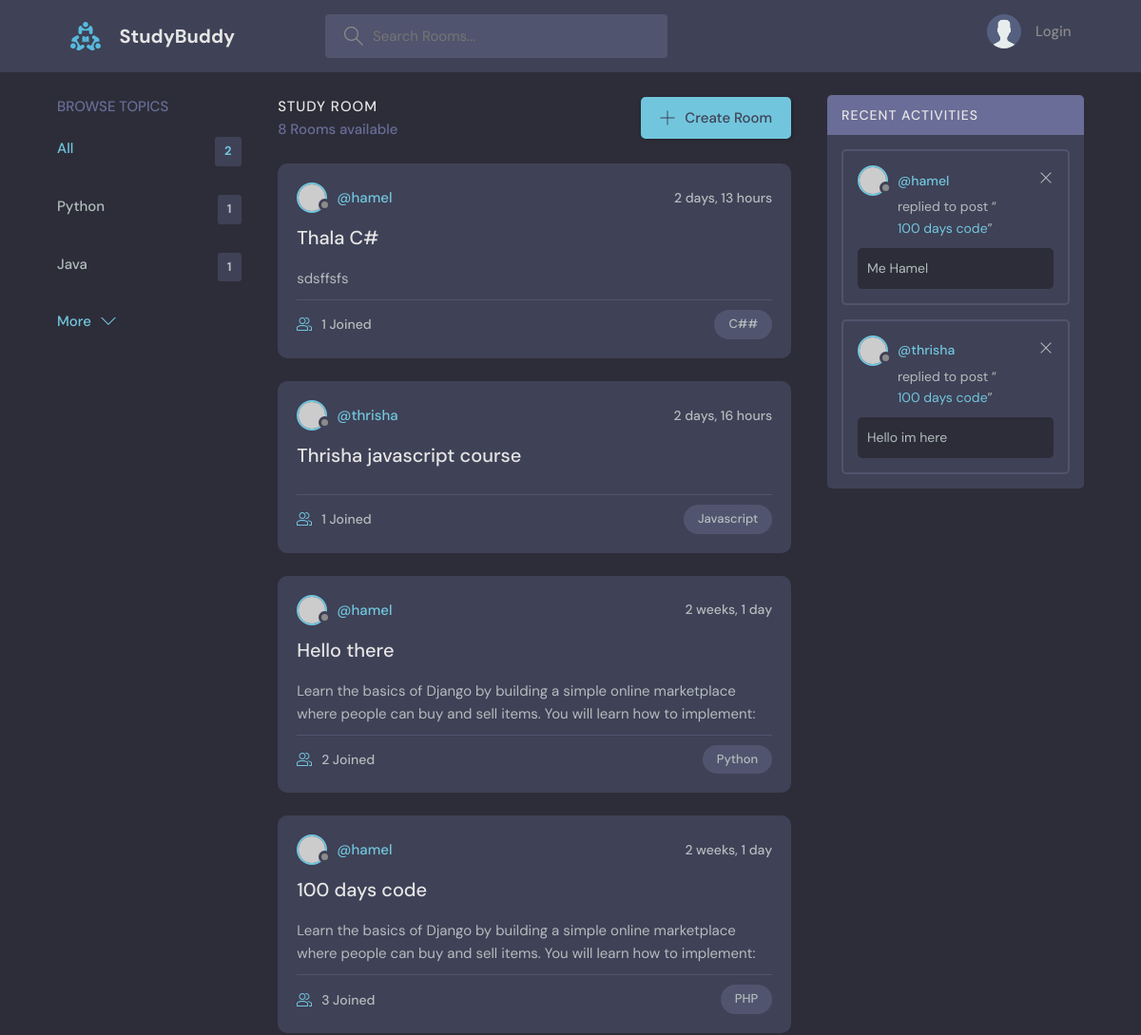
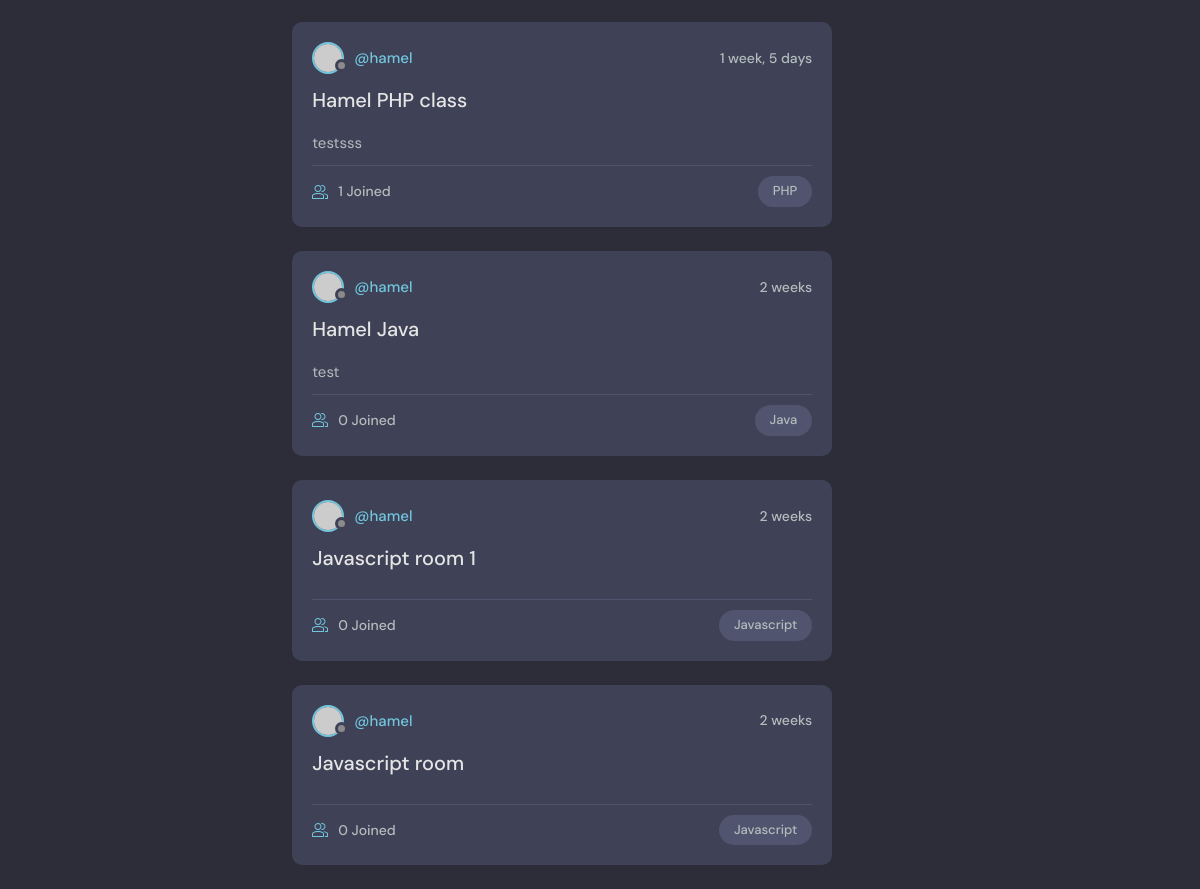
The page / on the database its author committed (2 pictures, top to bottom).
### base/models.py (models this page shows, shortened)
class Topic(models.Model):
    name = models.CharField(max_length=200)

class Room(models.Model):
    host = models.ForeignKey(User, on_delete=models.SET_NULL, null=True)
    topic = models.ForeignKey(Topic, on_delete=models.SET_NULL, null=True)
    name = models.CharField(max_length=200)
    description = models.TextField(null=True, blank=True)
    participants = models.ManyToManyField(User, related_name='participants', blank=True)
    updated = models.DateTimeField(auto_now=True)
    created = models.DateTimeField(auto_now_add=True)
    class Meta:
        ordering = ['-updated']
    def __str__(self):
        return self.name

class Message(models.Model):
    user = models.ForeignKey(User, on_delete=models.CASCADE)
    room = models.ForeignKey(Room, on_delete=models.CASCADE)
    body = models.TextField()
    updated = models.DateTimeField(auto_now=True)
    create = models.DateTimeField(auto_now_add=True)

### base/views.py (the view)
# urls.py: path('', views.home, name="home"),
def home(request):
    q = request.GET.get('q') if request.GET.get('q') != None else ''
    rooms = Room.objects.filter(
        Q(topic__name__icontains=q) |
        Q(name__icontains=q) |
        Q(description__icontains=q)
        )
    topics = Topic.objects.all()[0:2]
    room_count = rooms.count()
    room_messages = Message.objects.all()
    context = {'rooms': rooms , 'topics': topics, 'room_count':room_count, 'room_messages': room_messages }
    return render(request, 'base/home.html', context)

### base/templates/base/home.html (shortened to what this page needs)
{% extends 'main.html' %}
{% block content %}
<main class="layout layout--3">
    <div class="container">
    {% include 'base/components/topics.html' %}
    <div class="roomList">
        <div class="roomList__header">
        <div>
            <h2>Study Room</h2>
            <p>{{ room_count }} Rooms available</p>
        </div>
        <a class="btn btn--main" href="{% url 'create-room' %}">
            <svg version="1.1" xmlns="http://www.w3.org/2000/svg" width="32" height="32" viewBox="0 0 32 32">
            <title>add</title>
            <path
                d="M16.943 0.943h-1.885v14.115h-14.115v1.885h14.115v14.115h1.885v-14.115h14.115v-1.885h-14.115v-14.115z"
            ></path>
            </svg>
            Create Room
        </a>
        </div>
        {% include 'base/components/feed.html' %}
    </div>
    {% include 'base/components/activities.html' %}
    </div>
</main>
{% endblock content %}

### base/templates/base/components/topics.html
<div class="topics">
    <div class="topics__header">
    <h2>Browse Topics</h2>
    </div>
    <ul class="topics__list">
    <li>
        <a href="{% url 'home' %}" class="active">All <span>{{ topics.count }}</span></a>
    </li>
    {% for topic in topics %}
    <li>
        <a href="{% url 'home' %}?q={{ topic.name }}">{{ topic.name }} <span>{{ topic.room_set.all.count }}</span></a>
    </li>
    {% endfor %}
    </ul>
    <a class="btn btn--link" href="{% url 'topics' %}">
    More
    <svg version="1.1" xmlns="http://www.w3.org/2000/svg" width="32" height="32" viewBox="0 0 32 32">
        <title>chevron-down</title>
        <path d="M16 21l-13-13h-3l16 16 16-16h-3l-13 13z"></path>
    </svg>
    </a>
</div>

### base/templates/base/components/feed.html (shortened to what this page needs)
{% for room in rooms %}
<div class="roomListRoom">
    <div class="roomListRoom__header">
        <a href="{% url 'user-profile' room.host.id %}" class="roomListRoom__author">
        <div class="avatar avatar--small">
            <img src="https://randomuser.me/api/portraits/women/11.jpg" />
        </div>
        <span>@{{ room.host.username }}</span>
        </a>
        <div class="roomListRoom__actions">
        <span>{{ room.created | timesince }}</span>
        </div>
    </div>
    <div class="roomListRoom__content">
        <a href="{% url 'room' room.id %}">{{ room.name }}</a>
        <p>
            {{ room.description }}
        </p>
    </div>
    <div class="roomListRoom__meta">
        <a href="room.html" class="roomListRoom__joined">
        {{ room.participants.all.count }} Joined
        </a>
        <p class="roomListRoom__topic">{{ room.topic.name }}</p>
    </div>
</div>
{% endfor %}

### base/templates/base/components/activities.html (shortened to what this page needs)
<div class="activities">
    <div class="activities__header">
    <h2>Recent Activities</h2>
    </div>
    {% for message in room_messages %}
    <div class="activities__box">
    <div class="activities__boxHeader roomListRoom__header">
        <a href="{% url 'user-profile' message.user.id %}" class="roomListRoom__author">
        <div class="avatar avatar--small">
            <img src="https://randomuser.me/api/portraits/women/11.jpg" />
        </div>
        <p>
            @{{ message.user }}
        </p>
        </a>
        <div class="roomListRoom__actions">
        <a href="{% url 'delete-message' message.id %}">
            <svg version="1.1" xmlns="http://www.w3.org/2000/svg" width="32" height="32" viewBox="0 0 32 32">
            <title>remove</title>
            <path
                d="M27.314 6.019l-1.333-1.333-9.98 9.981-9.981-9.981-1.333 1.333 9.981 9.981-9.981 9.98 1.333 1.333 9.981-9.98 9.98 9.98 1.333-1.333-9.98-9.98 9.98-9.981z"
            ></path>
            </svg>
        </a>
        </div>
    </div>
    <div class="activities__boxContent">
        <p>replied to post “<a href="{% url 'room' message.room.id %}">{{ message.room }}</a>”</p>
        <div class="activities__boxRoomContent">
        {{ message.body }}
        </div>
    </div>
    </div>
    {% endfor %}
</div>

### rows shown on the page
Topic: name "Python", room_set.all.count "1"
Topic: name "Java", room_set.all.count "1"
Room: host.username "hamel", created "2 days, 13 hours", name "Thala C#", description "sdsffsfs", participants.all.count "1", topic.name "C##"
Room: host.username "thrisha", created "2 days, 16 hours", name "Thrisha javascript course", participants.all.count "1", topic.name "Javascript"
Room: host.username "hamel", created "2 weeks, 1 day", name "Hello there", description "Learn the basics of Django by building a simple online marketplace where people can buy and sell items. You will learn how to implement:", participants.all.count "2", topic.name "Python"
Room: host.username "hamel", created "2 weeks, 1 day", name "100 days code", description "Learn the basics of Django by building a simple online marketplace where people can buy and sell items. You will learn how to implement:", participants.all.count "3", topic.name "PHP"
Room: host.username "hamel", created "1 week, 5 days", name "Hamel PHP class", description "testsss", participants.all.count "1", topic.name "PHP"
Room: host.username "hamel", created "2 weeks", name "Hamel Java", description "test", participants.all.count "0", topic.name "Java"
Room: host.username "hamel", created "2 weeks", name "Javascript room 1", participants.all.count "0", topic.name "Javascript"
Room: host.username "hamel", created "2 weeks", name "Javascript room", participants.all.count "0", topic.name "Javascript"
Message: user "hamel", room "100 days code", body "Me Hamel"
Message: user "thrisha", room "100 days code", body "Hello im here"

### other values the page prints
{{ topics.count }} "2"
{{ room_count }} "8"
